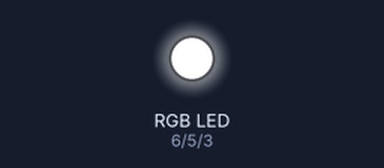
A sketch run on a simulated Arduino Uno, built with avr-gcc and run on an emulated ATmega328P. Shown: an RGB LED mixed from three pins (HIGH = lit).

Above: at 0.1 s.
At 4.75 s:
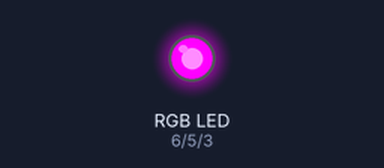
At 9.1 s:
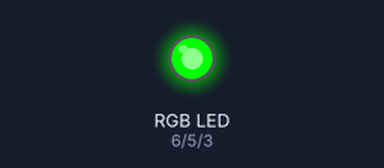
At 20.1 s:
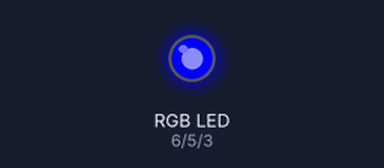
At 21.1 s:
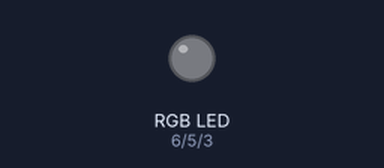
At 39.75 s:
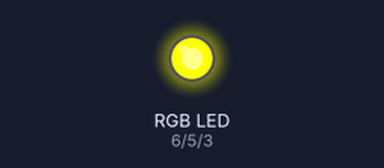
Timing chart, 0 to 40.0 s (numbered marks = the images above):
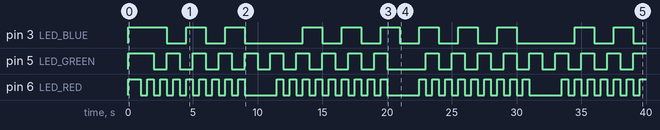

The sketch:

led.ino
```cpp
#define LED_RED 6
#define LED_GREEN 5
#define LED_BLUE 3

#define RED_BUTTON 2


void initRGB()
{

    pinMode(LED_RED, OUTPUT);
    digitalWrite(LED_RED, HIGH);

    pinMode(LED_GREEN, OUTPUT);
    digitalWrite(LED_GREEN, HIGH);

    pinMode(LED_BLUE, OUTPUT);
    digitalWrite(LED_BLUE, HIGH);
}

void setup()
{
    initRGB();
}

bool isWorking = true;

void blinkRedBuiltinLed()
{
    const unsigned long BlinkChangePeriod = 500UL;
    static int ledState = LOW;
    static unsigned long lastBlinkChange = 0UL;

    if (millis() - lastBlinkChange >= BlinkChangePeriod)
    {
        if (ledState == HIGH)
        {
            ledState = LOW;
        }
        else
        {
            ledState = HIGH;
        }

        if(isWorking){
          digitalWrite(LED_RED, ledState);
        }
        else{
          digitalWrite(LED_RED, LOW);
        }
        lastBlinkChange += BlinkChangePeriod;
    }
}

void blinkGreenBuiltinLed()
{
    const unsigned long BlinkChangePeriod = 1000UL;
    static int ledState = LOW;
    static unsigned long lastBlinkChange = 0UL;

    if (millis() - lastBlinkChange >= BlinkChangePeriod)
    {
        if (ledState == HIGH)
        {
            ledState = LOW;
        }
        else
        {
            ledState = HIGH;
        }

        if(isWorking){
          digitalWrite(LED_GREEN, ledState);
        }
        else{
          digitalWrite(LED_GREEN, LOW);
        }
        lastBlinkChange += BlinkChangePeriod;
    }
}

void blinkBlueBuiltinLed()
{
    const unsigned long BlinkChangePeriod = 1500UL;
    static int ledState = LOW;
    static unsigned long lastBlinkChange = 0UL;

    if (millis() - lastBlinkChange >= BlinkChangePeriod)
    {
        if (ledState == HIGH)
        {
            ledState = LOW;
        }
        else
        {
            ledState = HIGH;
        }

        if(isWorking){
          digitalWrite(LED_BLUE, ledState);
        }
        else{
          digitalWrite(LED_BLUE, LOW);
        }
        lastBlinkChange += BlinkChangePeriod;
    }
}

void checkNineSec(){
  const unsigned long StatePeriod = 9000UL;
  const unsigned long BreakPeriod = 2000UL;
  static unsigned long lastStateChange = 0UL;
  if(millis() - lastStateChange >= StatePeriod && isWorking){
    isWorking = false;
    lastStateChange +=StatePeriod;
  }

  if(millis()- lastStateChange >=BreakPeriod && !isWorking){
    isWorking = true;
    lastStateChange += BreakPeriod;
  }

}

void loop()
{
    blinkRedBuiltinLed();
    blinkGreenBuiltinLed();
    blinkBlueBuiltinLed();
    checkNineSec();

}
```

Measured:
- by itself, pin 3 (LED_BLUE): HIGH → LOW at 3.0 s, → HIGH 1.5 s later, → LOW 1.5 s later, → HIGH 1.5 s later, … (21 changes in this stretch)
- by itself, pin 5 (LED_GREEN): goes 9 × (LOW 1.0 s, HIGH 1.0 s), LOW 3.0 s, 8 × (HIGH 1.0 s, LOW 1.0 s), then HIGH
- by itself, pin 6 (LED_RED): repeats every 11.0 s: 7 × (HIGH 0.50 s, LOW 0.50 s), HIGH 0.50 s, LOW 2.5 s, HIGH 0.50 s, LOW 0.50 s
